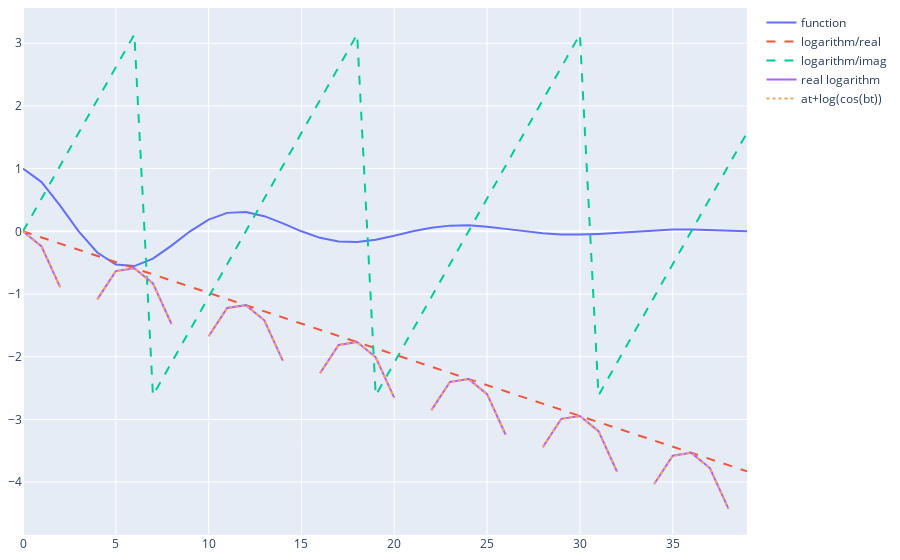

The cell this chart's notebook holds for it:
### Markdown cell above
> Both real and imaginary components of the ratio are constant.
> However, this is just because we are dividing the actual complex values.

## Deduction of signal imaginary value

The signal imaginary value should be able to be obtained by analysing its logarithm and/or derivative.

### Using real part of the logarithm only

Since $e^{(a+ib)t} = e^{at}cos(bt) + i.e^{at}sin(bt)$, the logarithm of its real part is:
$$log(e^{at}cos(bt)) = at + log(cos(bt))$$

### Code cell
# Logarithm of function's real part plot
log_r_vals = [cmath.log(v.real).real for v in func_vals]
crop_at = 30*max(v.real for v in func_vals)

fig = go.Figure(**DEF_FIGURE)
fig.add_scatter(y=[v.real for v in func_vals], name='function')
fig.add_scatter(y=[v.real for v in log_vals], name='logarithm/real', line_dash='dash')
fig.add_scatter(y=[v.imag for v in log_vals], name='logarithm/imag', line_dash='dash')
fig.add_scatter(y=[crop_val(v, crop_at) for v in log_r_vals], name='real logarithm')
fig.add_scatter(y=[OMEGA.real*t + crop_val(cmath.log(cmath.cos(OMEGA.imag*t)).real, crop_at) for t in t_range],
        name='at+log(cos(bt))', line_dash='dot')
fig.show()

### Figure 1 — Plotly figure (JSON) as saved in the notebook; plotly's stock layout.template omitted (floating-point values rounded to 4 significant figures)
{"data": [{"name": "function", "type": "scatter", "y": [1.0, 0.785, 0.4109, 4.561e-17, -0.3376, -0.5301, -0.5549, -0.4356, -0.228, -7.592e-17, 0.1873, 0.2941, 0.3079, 0.2417, 0.1265, 2.739e-16, -0.1039, -0.1632, -0.1708, -0.1341, -0.07018, -5.454e-17, 0.05767, 0.09055, 0.09478, 0.07441, 0.03894, 1.643e-16, -0.032, -0.05024, -0.05259, -0.04128, -0.02161, -9.597e-17, 0.01775, 0.02788, 0.02918, 0.02291, 0.01199, 5.591e-17]}, {"line": {"dash": "dash"}, "name": "logarithm/real", "type": "scatter", "y": [0.0, -0.09817, -0.1963, -0.2945, -0.3927, -0.4909, -0.589, -0.6872, -0.7854, -0.8836, -0.9817, -1.08, -1.178, -1.276, -1.374, -1.473, -1.571, -1.669, -1.767, -1.865, -1.963, -2.062, -2.16, -2.258, -2.356, -2.454, -2.553, -2.651, -2.749, -2.847, -2.945, -3.043, -3.142, -3.24, -3.338, -3.436, -3.534, -3.632, -3.731, -3.829]}, {"line": {"dash": "dash"}, "name": "logarithm/imag", "type": "scatter", "y": [0.0, 0.5236, 1.047, 1.571, 2.094, 2.618, 3.142, -2.618, -2.094, -1.571, -1.047, -0.5236, -2.449e-16, 0.5236, 1.047, 1.571, 2.094, 2.618, 3.142, -2.618, -2.094, -1.571, -1.047, -0.5236, -4.899e-16, 0.5236, 1.047, 1.571, 2.094, 2.618, 3.142, -2.618, -2.094, -1.571, -1.047, -0.5236, -7.348e-16, 0.5236, 1.047, 1.571]}, {"name": "real logarithm", "type": "scatter", "y": [0.0, -0.242, -0.8895, null, -1.086, -0.6347, -0.589, -0.8311, -1.479, null, -1.675, -1.224, -1.178, -1.42, -2.068, null, -2.264, -1.813, -1.767, -2.009, -2.657, null, -2.853, -2.402, -2.356, -2.598, -3.246, null, -3.442, -2.991, -2.945, -3.187, -3.835, null, -4.031, -3.58, -3.534, -3.776, -4.424, null]}, {"line": {"dash": "dot"}, "name": "at+log(cos(bt))", "type": "scatter", "y": [0.0, -0.242, -0.8895, null, -1.086, -0.6347, -0.589, -0.8311, -1.479, null, -1.675, -1.224, -1.178, -1.42, -2.068, null, -2.264, -1.813, -1.767, -2.009, -2.657, null, -2.853, -2.402, -2.356, -2.598, -3.246, null, -3.442, -2.991, -2.945, -3.187, -3.835, null, -4.031, -3.58, -3.534, -3.776, -4.424, null]}], "layout": {"margin": {"b": 8, "l": 8, "r": 8, "t": 8}}}
